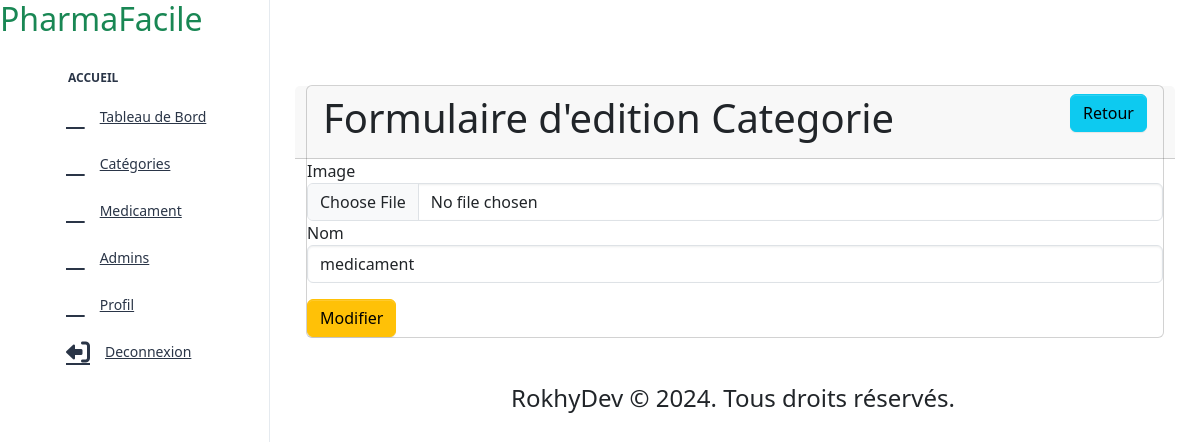
The app's page /?page=category&type=edit&id=5 (signed in), older data.
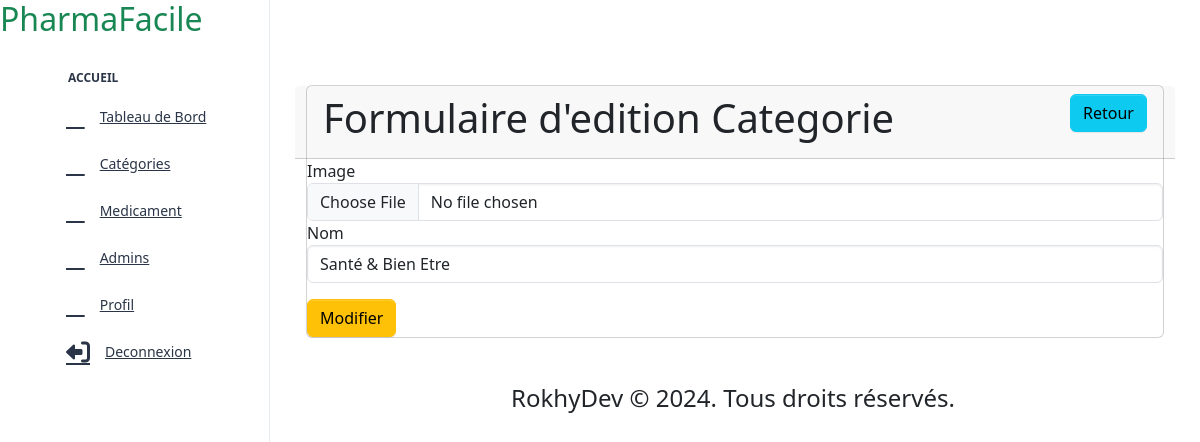
The same page, newer data.
### tables this page shows
CREATE TABLE `categories` (
  `id` int(11) NOT NULL,
  `nom` varchar(50) NOT NULL,
  `image` varchar(255) NOT NULL
);

### models/database.php (called while the page is built, shortened)
<?php
try {
    $db = new PDO('mysql:host=localhost;dbname=pharmafacile', 'root', '');
} catch (PDOException $th) {
    die("Erreur :" . $th->getMessage() . " à la ligne:" . __LINE__);
}
function recupererUneCategorie($id)
{
    global $db;
    try {
        $q = $db->prepare("SELECT * FROM categories WHERE id=:id");
        $q->execute(["id" => $id]);
        return $q->fetch(PDO::FETCH_OBJ);
    } catch (PDOException $th) {
        die("Erreur:" . $th->getMessage() . " à la ligne:" . __LINE__);
    }
}

### views/addCategory.php (the view)
<div class="container">
    <div class="card">
        <div class="card-header row">
            <h1 class="col-md-10">Formulaire d'<?= isset($c) ? "edition" : "ajout" ?> Categorie</h1>
            <div class="col-md-2 text-end">
                <a href="?page=category" class="btn btn-info">Retour</a>
            </div>
        </div>
        <form action="" method="post" enctype="multipart/form-data">
            <div class="form-group">
                <label for="">Image</label>
                <input type="file" class="form-control" name="image" <?= isset($c) ? "" : 'required' ?> >
            </div>
            <div class="form-group">
                <label for="">Nom</label>
                <input type="text" value="<?= isset($c) ? $c->nom : '' ?>" class="form-control" name="nom" required>
            </div>
            <?php if(isset($c)): ?>
                <button type="submit" name="modifier" class="btn mt-3 btn-warning">Modifier</button>
            <?php else: ?>
                <button type="submit" name="ajouter" class="btn mt-3 btn-outline-success">Ajouter</button>
            <?php endif; ?>
        </form>
    </div>
</div>

### index.php (shortened to what this page needs)
<?php
require_once("models/database.php");
if (isset($_GET["page"])) {
    switch ($_GET["page"]) {
        case 'category';
        require_once("controllers/categoryController.php");
        break;
    }
  } else {
    require_once("controllers/homeController.php");
  }

### includes/header.php (shortened to what this page needs)
<!doctype html>
<html lang="en">
<head>
    <link rel="stylesheet" href="assets/themes/css/styles.min.css" />
    <link rel="stylesheet" href="https://cdn.jsdelivr.net/npm/bootstrap@5.3.0-alpha1/dist/css/bootstrap.min.css">
    <link rel="stylesheet" href="https://cdnjs.cloudflare.com/ajax/libs/font-awesome/6.0.0-beta3/css/all.min.css">
<link href="https://cdnjs.cloudflare.com/ajax/libs/toastr.js/latest/css/toastr.min.css" rel="stylesheet" />
</head>
<body>
    <div class="page-wrapper" id="main-wrapper" data-layout="vertical" data-navbarbg="skin6" data-sidebartype="full"
        data-sidebar-position="fixed" data-header-position="fixed">
        <?php require_once("includes/sidebar.php"); ?>
        <div class="body-wrapper">
            <header class="app-header">
                <nav class="navbar navbar-expand-lg navbar-light">
                </nav>
            </header>
            <div class="container-fluid">

### includes/sidebar.php (shortened to what this page needs)
<aside class="left-sidebar">
    <div>
        <a href="" class="navbar-brand p-0">
            <h1 style="font-size: 2rem;" class="text-success m-0"> Pharma<span>Facile</span></h1>
        </a>
        <nav class="sidebar-nav scroll-sidebar" data-simplebar="">
            <ul id="sidebarnav">
                <li class="nav-small-cap">
                    <span class="hide-menu">Accueil</span>
                </li>
                <li class="sidebar-item">
                    <a class="sidebar-link" href="?page=dashboard" aria-expanded="false">
                        <span>
                            <i class="icon ti ti-dashboard"style="font-size: 1.5rem;"></i>
                        </span>
                        <span class="hide-menu">Tableau de Bord</span>
                    </a>
                </li>
                <li class="sidebar-item">
                    <a class="sidebar-link" href="?page=category" aria-expanded="false">
                        <span>
                            <i class="icon ti ti-category" style="font-size: 1.5rem;"></i>
                        </span>
                        <span class="hide-menu">Catégories</span>
                    </a>
                </li>
                <li class="sidebar-item">
                    <a class="sidebar-link" href="?page=medicaments" aria-expanded="false">
                        <span>
                        <i class="icon ti ti-cup" style="font-size: 1.5rem;"></i>
                        </span>
                        <span class="hide-menu">Medicament</span>
                    </a>
                </li>
                <li class="sidebar-item">
                    <a class="sidebar-link" href="?page=admin" aria-expanded="false">
                        <span>
                            <i class="icon ti ti-users"style="font-size: 1.5rem;"></i>
                        </span>
                        <span class="hide-menu">Admins</span>
                    </a>
                </li>
                <li class="sidebar-item">
                    <a class="sidebar-link" href="?page=profil" aria-expanded="false">
                        <span>
                            <i class="icon ti ti-users"style="font-size: 1.5rem;"></i>
                        </span>
                        <span class="hide-menu">Profil</span>
                    </a>
                </li>
                <li class="sidebar-item">
                    <a class="sidebar-link" href="?page=deconnexion" aria-expanded="false">
                        <span>
                            <i class="fas fa-sign-out-alt"  style="transform: scaleX(-1);font-size: 1.5rem;"></i>
                        </span>
                        <span class="hide-menu">Deconnexion</span>
                    </a>
                </li>
            </ul>
        </nav>
    </div>
</aside>

### controllers/categoryController.php (shortened to what this page needs)
<?php
require_once("includes/header.php");
if (isset($_GET["type"])) {
    if (isset($_GET["id"])) {
        $c = recupererUneCategorie($_GET["id"]);
    }
    require_once("views/addCategory.php");
}else{
    require_once("views/category.php");
}
require_once("includes/footer.php");

### includes/footer.php (shortened to what this page needs)
<div class="py-6 px-6 text-center">
    <p class="mb-0 fs-4"> <?php echo 'RokhyDev &copy; 2024. Tous droits réservés.'; ?> <a href="https://mail.google.com/mail/u/0/#inbox" target="_blank"
            class="pe-1 text-primary text-decoration-underline"></a></p>
</div>
</body>
</html>

Row changes from the older to the newer data that the page shows:
changed categories: nom "medicament" → "Santé & Bien Etre"
